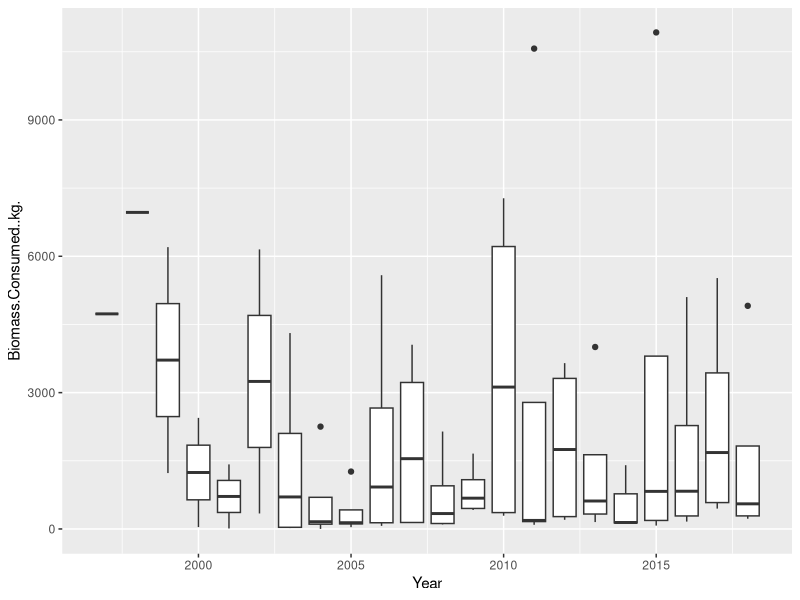
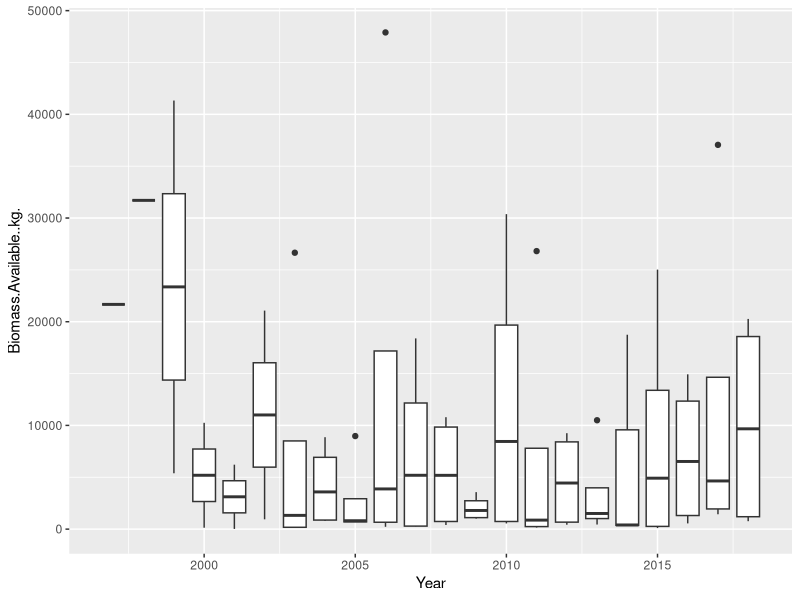
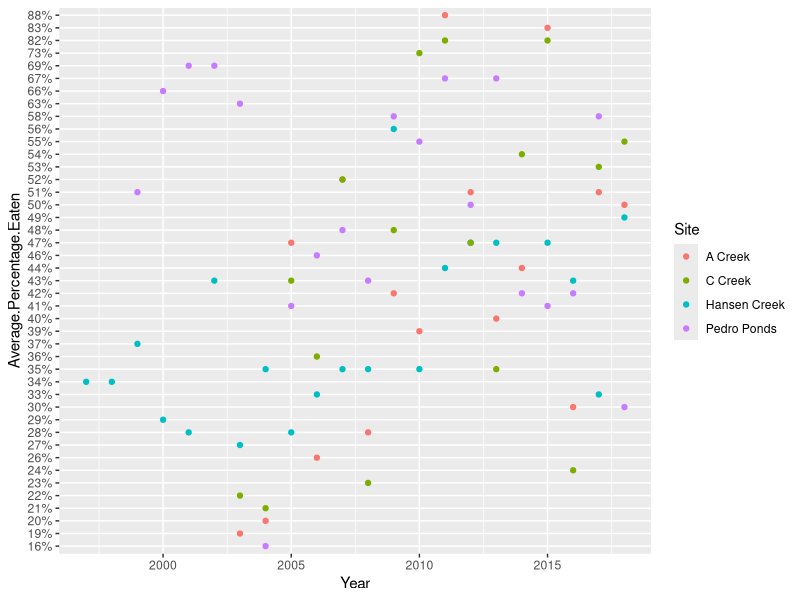
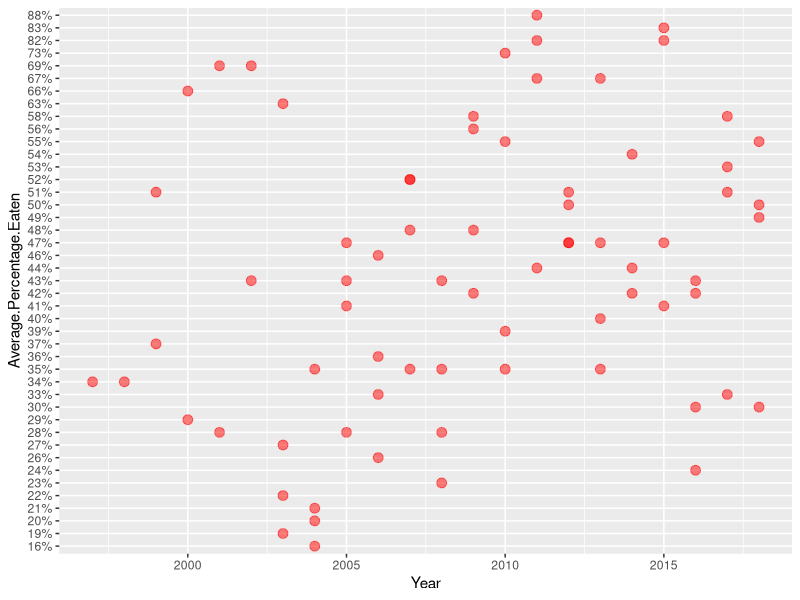
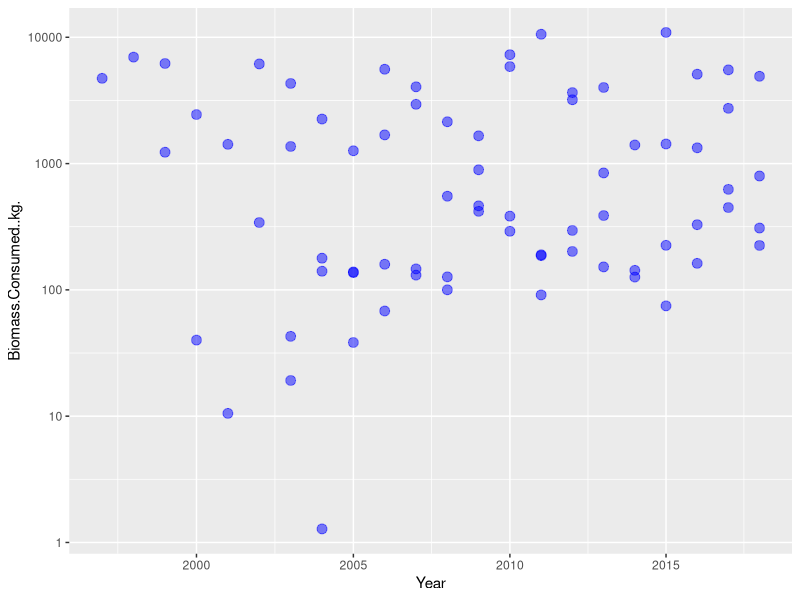
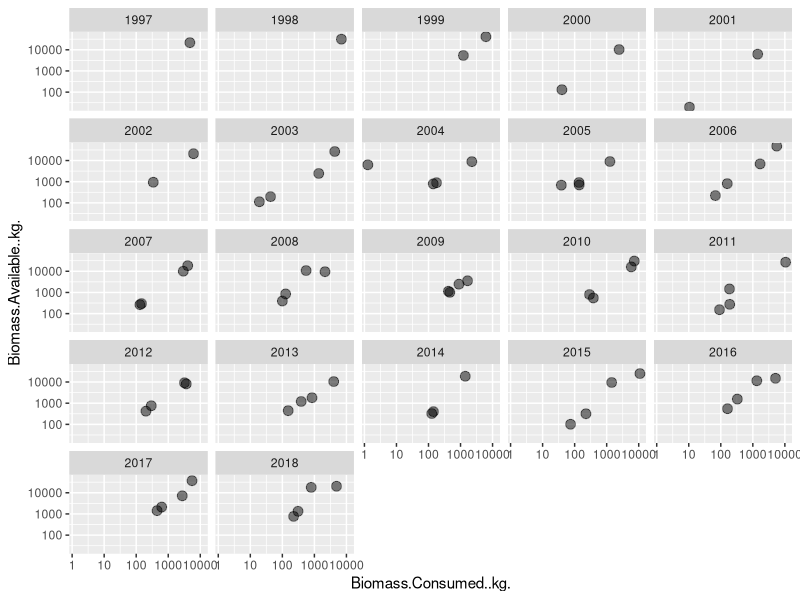
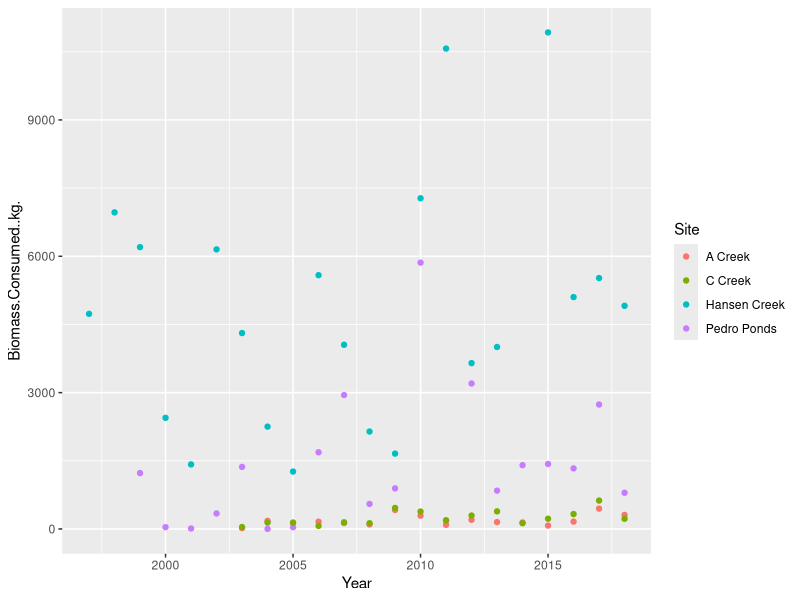
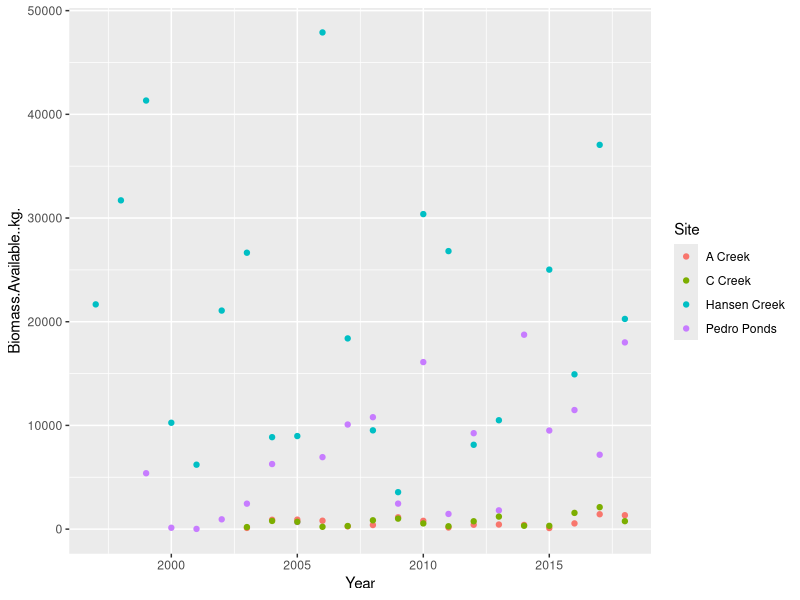

Recreate these plots in R, in order.
## ---- chunk 1
library(dplyr)
library(ggplot2)
## ---- chunk 2
knitr::opts_chunk$set(echo = TRUE)
## ---- chunk 3
data <- read.csv("Managing_salmon_for_wildlife_Data.csv")
data
## ---- chunk 4
summary(data)
## ---- chunk 5
ggplot(data, aes(x=Year, y=Biomass.Consumed..kg., group = Year)) +
  geom_boxplot()
## ---- chunk 6
ggplot(data, aes(x=Year, y=Biomass.Available..kg., group = Year)) +
  geom_boxplot()
## ---- chunk 7
ggplot(data, aes(x=Year, y=Average.Percentage.Eaten, color = Site)) +
  geom_point()
## ---- chunk 8
data %>% filter(Biomass.Consumed..kg. > mean(Biomass.Consumed..kg., na.rm = TRUE))
## ---- chunk 9
ggplot(data, aes(x=Year, y=Average.Percentage.Eaten, color = Site)) +
  geom_point(size = 3, color = "red", alpha = .5)
## ---- chunk 10

ggplot(data, aes(x = Year, y = Biomass.Consumed..kg.)) +
  geom_point(size = 3, color = "blue", alpha = 0.5) +
  scale_y_log10() +
  scale_x_log10()

## ---- chunk 11
ggplot(data, aes(x = Biomass.Consumed..kg., y = Biomass.Available..kg.)) +
  geom_point(size = 3, alpha = .5) + scale_x_log10()+scale_y_log10()+
  facet_wrap(~Year)
## ---- chunk 12
ggplot(data, aes(x=Year, y=Biomass.Consumed..kg., color = Site)) +
  geom_point()
## ---- chunk 13
ggplot(data, aes(x=Year, y=Biomass.Available..kg., color = Site)) +
  geom_point()
## ---- chunk 14
ggplot(data, aes(x=Biomass.Available..kg., y=Biomass.Consumed..kg., color = Site)) +
  geom_point()
## ---- chunk 15
ggplot(data, aes(x= Biomass.Available..kg., fill=Site, stat="count",))+
  geom_histogram(bins = 30)
## ---- chunk 16
ggplot(data, aes(x= Biomass.Consumed..kg., fill=Site, stat="count",))+
  geom_histogram(bins = 30)
## ---- chunk 17
p <- data %>%
  ggplot( aes(x=Year, y=Biomass.Available..kg.)) +
    geom_line(color="Green") +
    ylab("Biomass.Available..kg.")
p
## ---- chunk 18
p <- data %>%
  ggplot( aes(x=Year, y= Biomass.Consumed..kg.)) +
    geom_line(color="Red") +
    ylab("Biomass.Consumed..kg.")
p
